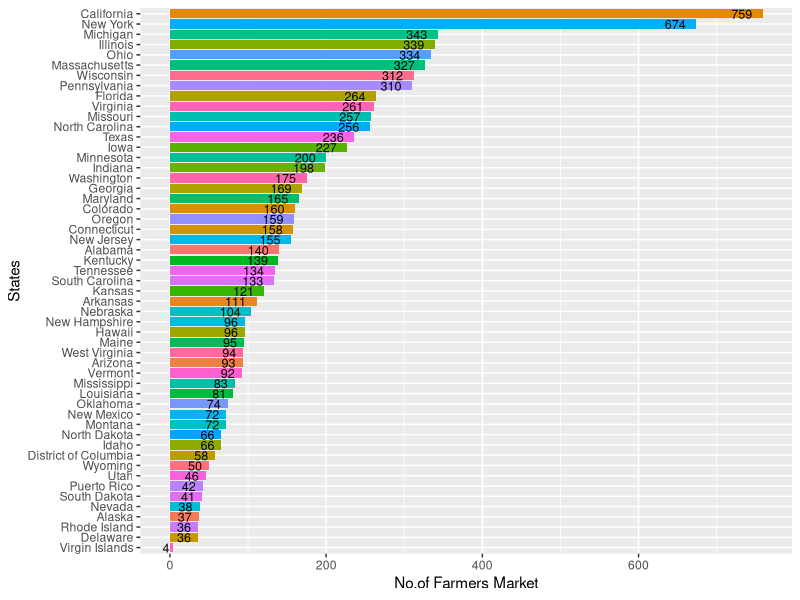
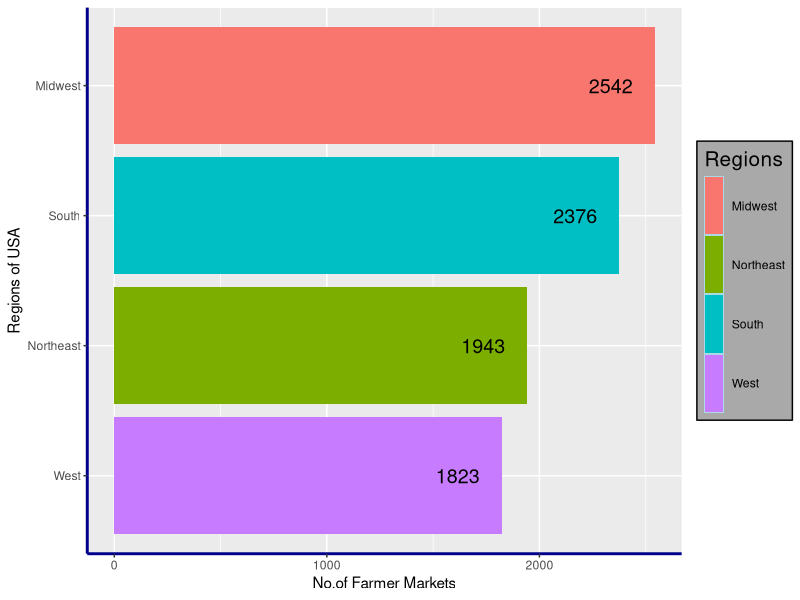
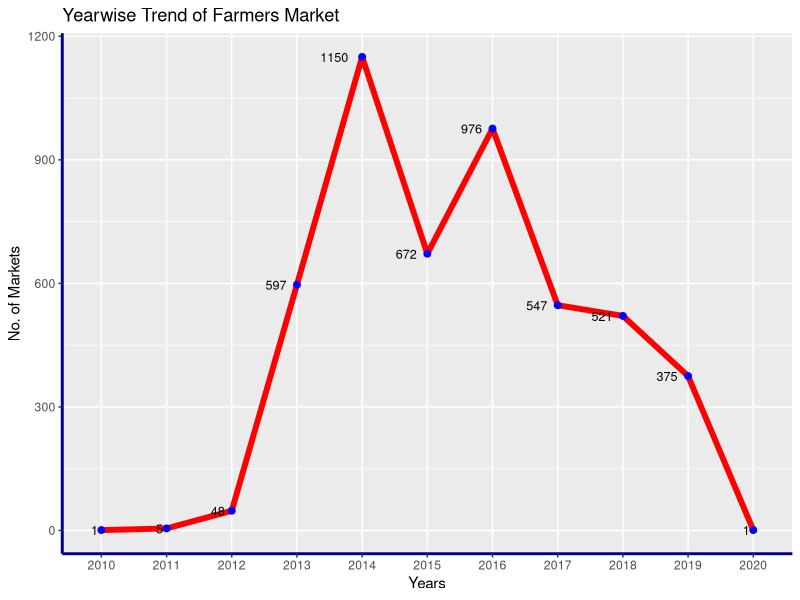
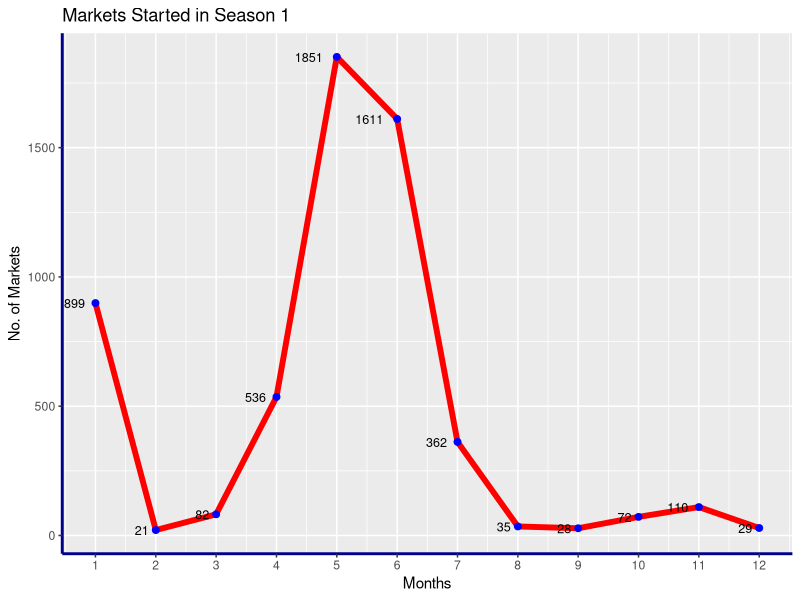
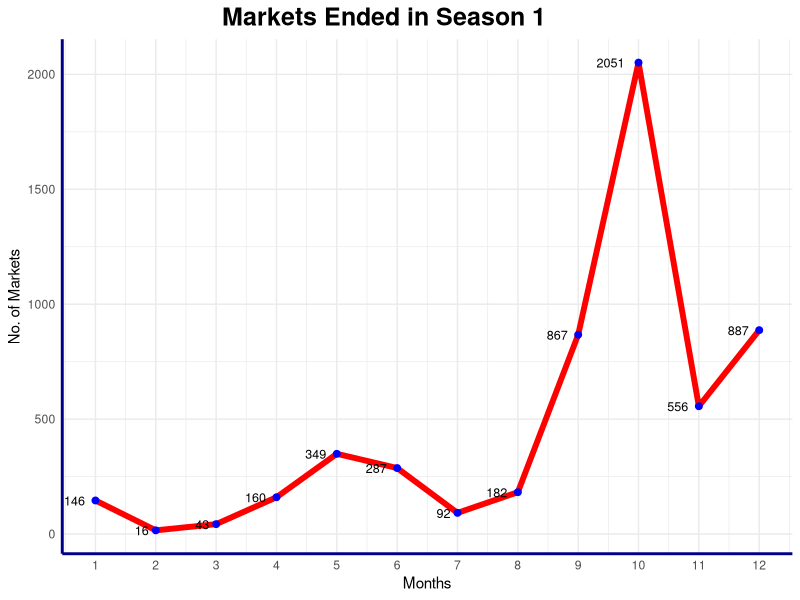
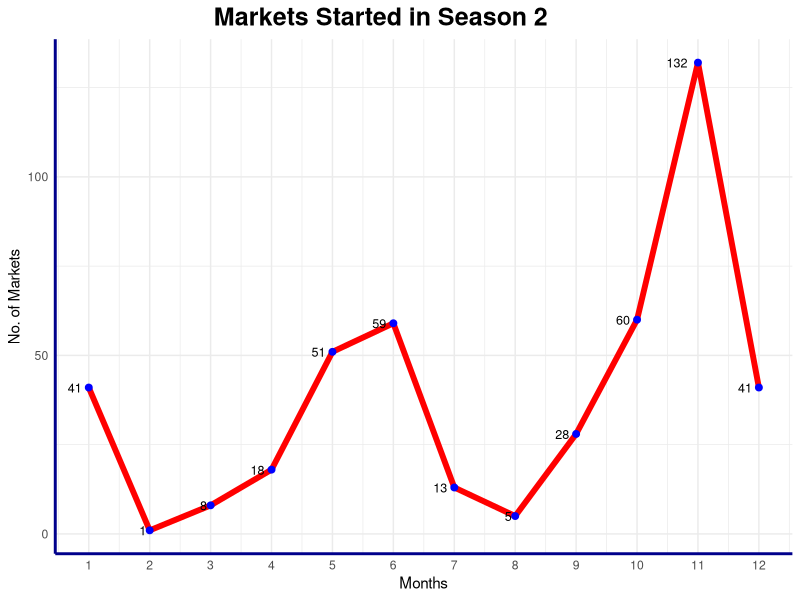
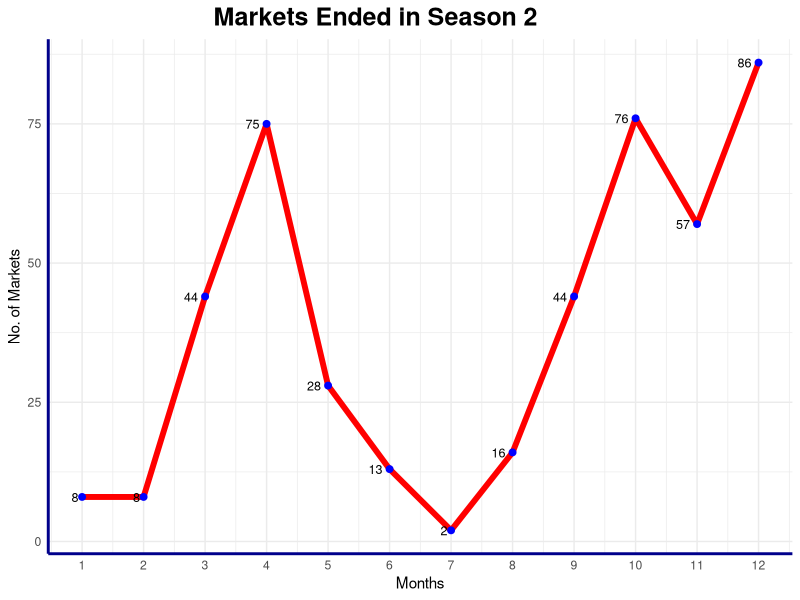
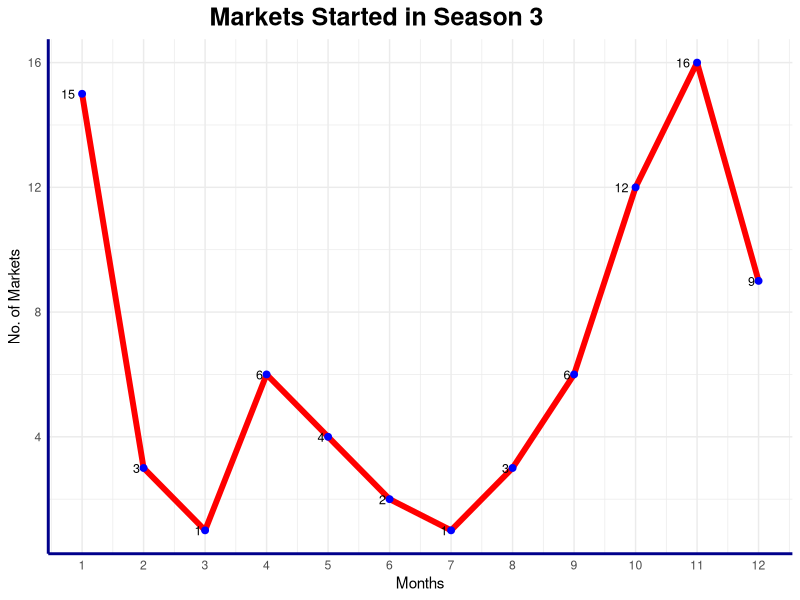

These charts were generated, in order, by the following R code: (Note: this script raises an error after producing the figures.)
library(dplyr)
library(ggplot2)
library(tidyr)
library(reshape)
#Read the Dataset
FMI<-read.csv("farmers_market_info.csv")#omitting NAs in the dataset
FMI[FMI==""]<-NA
FMI[FMI=="-"]<-NA

#1
#How many farmers markets are in each states?
#States Counts
State<-data.frame(table(FMI$State))
#Barplot 
ggplot(State,aes(x =reorder(Var1,Freq) ,y=Freq,fill=Var1))+
  geom_bar(stat = "identity") + 
  theme(legend.position = 'right')+
  coord_flip()+
  labs(x="States",y="No.of Farmers Market")+ theme(legend.position='none')+
  geom_text(aes(label=Freq),hjust = 1.5, size=3.2)

#How many farmers markets are there in each region?
#Region wise distribution of farmers Market
FMI_Regions<-FMI %>% select(FMID,MarketName,State,city) 
Regions<-read.csv("Regions.csv")
names(Regions)[1]<-"State"
FMI_Regions<-merge(x=FMI_Regions,y=Regions,by='State')

#Bar plot
FMI_Regions<- FMI_Regions %>% group_by(Region) %>% tally()
ggplot(FMI_Regions,aes(x=reorder(Region,n),y=n,fill=Region))+
  geom_bar(stat="identity")+
  labs(x="Regions of USA",y="No.of Farmer Markets",fill="Regions")+
  coord_flip()+theme(legend.title = element_text(color = "black", size = 15),
                    legend.text = element_text(color = "black"),
                    legend.background = element_rect(color="black",fill = "darkgray"),
                    legend.key = element_rect(fill = "lightblue", color = NA),
                    legend.key.size = unit(1.5, "cm"),
                    legend.key.width = unit(0.5,"cm"),
                    axis.line = element_line(colour = "darkblue",size = 1, linetype = "solid"))+
                    geom_text(aes(label=n),hjust = 1.5, size=5)
                    
#2
#Give time based insights (trends) that show the evolution of farmers market.

FMI2<-FMI %>% select(Season1Date,Season2Date,Season3Date,Season4Date)
FMI2[c('Season1_Start','Season1_End')] <- colsplit(FMI2$Season1Date,' to ',c('a','b'))
FMI2[c('Season2_Start','Season2_End')] <- colsplit(FMI2$Season2Date,' to ',c('a','b'))
FMI2[c('Season3_Start','Season3_End')] <- colsplit(FMI2$Season3Date,' to ',c('a','b'))
FMI2[c('Season4_Start','Season4_End')] <- colsplit(FMI2$Season4Date,' to ',c('a','b'))
FMI_S1<-FMI2[,c(5,6)]
FMI_S2<-FMI2[,c(7,8)]
FMI_S3<-FMI2[,c(9,10)]
FMI_S4<-FMI2[,c(11,12)]

typeof(FMI_S1$Season1_Start)
FMI_S1$Season1_Start<-as.character(FMI_S1$Season1_Start)
typeof(FMI_S1$Season1_End)
FMI_S1$Season1_End<-as.character(FMI_S1$Season1_End)

sum(is.na(FMI_S1))

FMI_S1[which(FMI_S1$Season1_Start=="January"),]<-"01"
FMI_S1[which(FMI_S1$Season1_Start=="February"),]<-"02"
FMI_S1[which(FMI_S1$Season1_Start=="March"),]<-"03"
FMI_S1[which(FMI_S1$Season1_Start=="April"),]<-"04"
FMI_S1[which(FMI_S1$Season1_Start=="May"),]<-"05"
FMI_S1[which(FMI_S1$Season1_Start=="June"),]<-"06"
FMI_S1[which(FMI_S1$Season1_Start=="July"),]<-"07"
FMI_S1[which(FMI_S1$Season1_Start=="August"),]<-"08"
FMI_S1[which(FMI_S1$Season1_Start=="September"),]<-"09"
FMI_S1[which(FMI_S1$Season1_Start=="October"),]<-"10"
FMI_S1[which(FMI_S1$Season1_Start=="November"),]<-"11"
FMI_S1[which(FMI_S1$Season1_Start=="December"),]<-"12"

FMI_S1[which(FMI_S1$Season1_End=="January"),]<-"01"
FMI_S1[which(FMI_S1$Season1_End=="February"),]<-"02"
FMI_S1[which(FMI_S1$Season1_End=="March"),]<-"03"
FMI_S1[which(FMI_S1$Season1_End=="April"),]<-"04"
FMI_S1[which(FMI_S1$Season1_End=="May"),]<-"05"
FMI_S1[which(FMI_S1$Season1_End=="June"),]<-"06"
FMI_S1[which(FMI_S1$Season1_End=="July"),]<-"07"
FMI_S1[which(FMI_S1$Season1_End=="August"),]<-"08"
FMI_S1[which(FMI_S1$Season1_End=="September"),]<-"09"
FMI_S1[which(FMI_S1$Season1_End=="October"),]<-"10"
FMI_S1[which(FMI_S1$Season1_End=="November"),]<-"11"
FMI_S1[which(FMI_S1$Season1_End=="December"),]<-"12"

FMI_S1[FMI_S1==""]<-NA
FMI_S1<-na.omit(FMI_S1)

FMI_S1$Season1_Start_year<-substr(FMI_S1$Season1_Start,7,10)
FMI_S1$Season1_End_year<-substr(FMI_S1$Season1_End,7,10)
FMI_S1$Season1_Start<-substr(FMI_S1$Season1_Start,1,2)
FMI_S1$Season1_End<-substr(FMI_S1$Season1_End,1,2)
FMI_S1$Season1_Start<-as.factor(FMI_S1$Season1_Start)

FMI_S1y<-data.frame(table(FMI_S1$Season1_Start_year))
FMI_S1y<-FMI_S1y[9:19,]
FMI_S<-data.frame(table(FMI_S1$Season1_Start))
FMI_SE<-data.frame(table(FMI_S1$Season1_End))
FMI_S<-FMI_S[1:12,c(1,2)]
FMI_SE<-FMI_SE[1:12,c(1,2)]

#Showing trend of Yearwise Farmers Market
ggplot(FMI_S1y,aes(x=Var1,y=Freq,group=1))+
  geom_line(color="red",size=2)+geom_point(color="blue",size=2)+
  ggtitle("Yearwise Trend of Farmers Market")+
  labs(x="Years",y="No. of Markets")+
  theme(axis.line = element_line(color = "darkblue",size = 1, linetype = "solid"))+
  geom_text(aes(label=Freq),hjust = 1.5, size=3.2)
 
#Showing the trend of starting of season months.
ggplot(FMI_S,aes(x=as.numeric(Var1),y=Freq))+
  geom_line(color="red",size=2)+geom_point(color="blue",size=2)+
  scale_x_continuous(breaks=c(1,2,3,4,5,6,7,8,9,10,11,12))+
  ggtitle("Markets Started in Season 1 ")+
  labs(x="Months",y="No. of Markets")+
  theme(axis.line = element_line(color = "darkblue",size = 1, linetype = "solid"))+
  geom_text(aes(label=Freq),hjust = 1.5, size=3.2)

#Showing the trend of ending of season months.
ggplot(FMI_SE,aes(x=as.numeric(Var1),y=Freq))+geom_line(color="red",size=2)+geom_point(color="blue",size=2)+
scale_x_continuous(breaks=c(1,2,3,4,5,6,7,8,9,10,11,12))+
  ggtitle("Markets Ended in Season 1 ")+theme_minimal()  +
  labs(x="Months",y="No. of Markets")+ 
  geom_text(aes(label=Freq),hjust = 1.5, size=3.2)+
  theme(plot.title=element_text(size=18, face="bold",color="black",lineheight=1.2, hjust = 0.4),axis.line = element_line(colour = "darkblue",size = 1, linetype = "solid"))

#2-2
typeof(FMI_S2$Season2_Start)
FMI_S2$Season2_Start<-as.character(FMI_S2$Season2_Start)
typeof(FMI_S2$Season2_End)
FMI_S2$Season2_End<-as.character(FMI_S2$Season2_End)

sum(is.na(FMI_S2))
FMI_S2[which(FMI_S2$Season2_Start=="January"),]<-"01"
FMI_S2[which(FMI_S2$Season2_Start=="February"),]<-"02"
FMI_S2[which(FMI_S2$Season2_Start=="March"),]<-"03"
FMI_S2[which(FMI_S2$Season2_Start=="April"),]<-"04"
FMI_S2[which(FMI_S2$Season2_Start=="May"),]<-"05"
FMI_S2[which(FMI_S2$Season2_Start=="June"),]<-"06"
FMI_S2[which(FMI_S2$Season2_Start=="July"),]<-"07"
FMI_S2[which(FMI_S2$Season2_Start=="August"),]<-"08"
FMI_S2[which(FMI_S2$Season2_Start=="September"),]<-"09"
FMI_S2[which(FMI_S2$Season2_Start=="October"),]<-"10"
FMI_S2[which(FMI_S2$Season2_Start=="November"),]<-"11"
FMI_S2[which(FMI_S2$Season2_Start=="December"),]<-"12"

FMI_S2[which(FMI_S2$Season2_End=="January"),]<-"01"
FMI_S2[which(FMI_S2$Season2_End=="February"),]<-"02"
FMI_S2[which(FMI_S2$Season2_End=="March"),]<-"03"
FMI_S2[which(FMI_S2$Season2_End=="April"),]<-"04"
FMI_S2[which(FMI_S2$Season2_End=="May"),]<-"05"
FMI_S2[which(FMI_S2$Season2_End=="June"),]<-"06"
FMI_S2[which(FMI_S2$Season2_End=="July"),]<-"07"
FMI_S2[which(FMI_S2$Season2_End=="August"),]<-"08"
FMI_S2[which(FMI_S2$Season2_End=="September"),]<-"09"
FMI_S2[which(FMI_S2$Season2_End=="October"),]<-"10"
FMI_S2[which(FMI_S2$Season2_End=="November"),]<-"11"
FMI_S2[which(FMI_S2$Season2_End=="December"),]<-"12"

FMI_S2[FMI_S2==""]<-NA
FMI_S2<-na.omit(FMI_S2)

FMI_S2$Season2_Start<-substr(FMI_S2$Season2_Start,1,2)
FMI_S2$Season2_End<-substr(FMI_S2$Season2_End,1,2)
FMI_S2$Season2_Start<-as.factor(FMI_S2$Season2_Start)
FMI_SS<-data.frame(table(FMI_S2$Season2_Start))
FMI_SSE<-data.frame(table(FMI_S2$Season2_End))
FMI_SS<-FMI_SS[1:12,c(1,2)]
FMI_SSE<-FMI_SSE[1:12,c(1,2)]
#Showing the trend of starting of season months.
ggplot(FMI_SS,aes(x=as.numeric(Var1),y=Freq))+geom_line(color="red",size=2)+geom_point(color="blue",size=2)+
  scale_x_continuous(breaks=c(1,2,3,4,5,6,7,8,9,10,11,12))+
  ggtitle("Markets Started in Season 2 ")+theme_minimal()  +
  labs(x="Months",y="No. of Markets")+  geom_text(aes(label=Freq),hjust = 1.5, size=3.2)+
  theme(plot.title=element_text(size=18, face="bold",color="black",lineheight=1.2, hjust = 0.4),axis.line = element_line(colour = "darkblue",size = 1, linetype = "solid"))

#Showing the trend of ending of season months.
ggplot(FMI_SSE,aes(x=as.numeric(Var1),y=Freq))+geom_line(color="red",size=2)+geom_point(color="blue",size=2)+
  scale_x_continuous(breaks=c(1,2,3,4,5,6,7,8,9,10,11,12))+
  ggtitle("Markets Ended in Season 2 ")+theme_minimal()  +
  labs(x="Months",y="No. of Markets")+  geom_text(aes(label=Freq),hjust = 1.5, size=3.2)+
  theme(plot.title=element_text(size=18, face="bold",color="black",lineheight=1.2, hjust = 0.4),axis.line = element_line(colour = "darkblue",size = 1, linetype = "solid"))


#2-3
typeof(FMI_S3$Season3_Start)
FMI_S3$Season3_Start<-as.character(FMI_S3$Season3_Start)
typeof(FMI_S3$Season3_End)
FMI_S3$Season3_End<-as.character(FMI_S3$Season3_End)

sum(is.na(FMI_S3))
FMI_S3[which(FMI_S3$Season3_Start=="January"),]<-"01"
FMI_S3[which(FMI_S3$Season3_Start=="February"),]<-"02"
FMI_S3[which(FMI_S3$Season3_Start=="March"),]<-"03"
FMI_S3[which(FMI_S3$Season3_Start=="April"),]<-"04"
FMI_S3[which(FMI_S3$Season3_Start=="May"),]<-"05"
FMI_S3[which(FMI_S3$Season3_Start=="June"),]<-"06"
FMI_S3[which(FMI_S3$Season3_Start=="July"),]<-"07"
FMI_S3[which(FMI_S3$Season3_Start=="August"),]<-"08"
FMI_S3[which(FMI_S3$Season3_Start=="September"),]<-"09"
FMI_S3[which(FMI_S3$Season3_Start=="October"),]<-"10"
FMI_S3[which(FMI_S3$Season3_Start=="November"),]<-"11"
FMI_S3[which(FMI_S3$Season3_Start=="December"),]<-"12"

FMI_S3[which(FMI_S3$Season3_End=="January"),]<-"01"
FMI_S3[which(FMI_S3$Season3_End=="February"),]<-"02"
FMI_S3[which(FMI_S3$Season3_End=="March"),]<-"03"
FMI_S3[which(FMI_S3$Season3_End=="April"),]<-"04"
FMI_S3[which(FMI_S3$Season3_End=="May"),]<-"05"
FMI_S3[which(FMI_S3$Season3_End=="June"),]<-"06"
FMI_S3[which(FMI_S3$Season3_End=="July"),]<-"07"
FMI_S3[which(FMI_S3$Season3_End=="August"),]<-"08"
FMI_S3[which(FMI_S3$Season3_End=="September"),]<-"09"
FMI_S3[which(FMI_S3$Season3_End=="October"),]<-"10"
FMI_S3[which(FMI_S3$Season3_End=="November"),]<-"11"
FMI_S3[which(FMI_S3$Season3_End=="December"),]<-"12"

FMI_S3[FMI_S3==""]<-NA
FMI_S3<-na.omit(FMI_S3)

FMI_S3$Season3_Start<-substr(FMI_S3$Season3_Start,1,2)
FMI_S3$Season3_End<-substr(FMI_S3$Season3_End,1,2)
FMI_S3$Season3_Start<-as.factor(FMI_S3$Season3_Start)
FMI_SSS<-data.frame(table(FMI_S3$Season3_Start))
FMI_SSSE<-data.frame(table(FMI_S3$Season3_End))
FMI_SSS<-FMI_SSS[1:12,c(1,2)]
FMI_SSSE<-data.frame(table(FMI_S3$Season3_End))
#Showing the trend of starting of season months.
ggplot(FMI_SSS,aes(x=as.numeric(Var1),y=Freq))+geom_line(color="red",size=2)+geom_point(color="blue",size=2)+
  scale_x_continuous(breaks=c(1,2,3,4,5,6,7,8,9,10,11,12))+
  ggtitle("Markets Started in Season 3 ")+theme_minimal()  +
  labs(x="Months",y="No. of Markets")+  geom_text(aes(label=Freq),hjust = 1.5, size=3.2)+
  theme(plot.title=element_text(size=18, face="bold",color="black",lineheight=1.2, hjust = 0.4),axis.line = element_line(colour = "darkblue",size = 1, linetype = "solid"))

#Showing the trend of ending of season months.
ggplot(FMI_SSSE,aes(x=as.numeric(Var1),y=Freq))+geom_line(color="red",size=2)+geom_point(color="blue",size=2)+
  scale_x_continuous(breaks=c(1,2,3,4,5,6,7,8,9,10,11,12))+
  ggtitle("Markets Ended in Season 3 ")+theme_minimal()  +
  labs(x="Months",y="No. of Markets")+  geom_text(aes(label=Freq),hjust = 1.5, size=3.2)+
  theme(plot.title=element_text(size=18, face="bold",color="black",lineheight=1.2, hjust = 0.4),axis.line = element_line(colour = "darkblue",size = 1, linetype = "solid"))

#2-4
typeof(FMI_S4$Season4_Start)
FMI_S4$Season4_Start<-as.character(FMI_S4$Season4_Start)
typeof(FMI_S4$Season4_End)
FMI_S4$Season4_End<-as.character(FMI_S4$Season4_End)

sum(is.na(FMI_S4))
FMI_S4[which(FMI_S4$Season4_Start=="January"),]<-"01"
FMI_S4[which(FMI_S4$Season4_Start=="February"),]<-"02"
FMI_S4[which(FMI_S4$Season4_Start=="March"),]<-"03"
FMI_S4[which(FMI_S4$Season4_Start=="April"),]<-"04"
FMI_S4[which(FMI_S4$Season4_Start=="May"),]<-"05"
FMI_S4[which(FMI_S4$Season4_Start=="June"),]<-"06"
FMI_S4[which(FMI_S4$Season4_Start=="July"),]<-"07"
FMI_S4[which(FMI_S4$Season4_Start=="August"),]<-"08"
FMI_S4[which(FMI_S4$Season4_Start=="September"),]<-"09"
FMI_S4[which(FMI_S4$Season4_Start=="October"),]<-"10"
FMI_S4[which(FMI_S4$Season4_Start=="November"),]<-"11"
FMI_S4[which(FMI_S4$Season4_Start=="December"),]<-"12"

FMI_S4[which(FMI_S4$Season4_End=="January"),]<-"01"
FMI_S4[which(FMI_S4$Season4_End=="February"),]<-"02"
FMI_S4[which(FMI_S4$Season4_End=="March"),]<-"03"
FMI_S4[which(FMI_S4$Season4_End=="April"),]<-"04"
FMI_S4[which(FMI_S4$Season4_End=="May"),]<-"05"
FMI_S4[which(FMI_S4$Season4_End=="June"),]<-"06"
FMI_S4[which(FMI_S4$Season4_End=="July"),]<-"07"
FMI_S4[which(FMI_S4$Season4_End=="August"),]<-"08"
FMI_S4[which(FMI_S4$Season4_End=="September"),]<-"09"
FMI_S4[which(FMI_S4$Season4_End=="October"),]<-"10"
FMI_S4[which(FMI_S4$Season4_End=="November"),]<-"11"
FMI_S4[which(FMI_S4$Season4_End=="December"),]<-"12"

FMI_S4[FMI_S4==""]<-NA
FMI_S4<-na.omit(FMI_S4)

FMI_S4$Season4_Start<-substr(FMI_S4$Season4_Start,1,2)
FMI_S4$Season4_End<-substr(FMI_S4$Season4_End,1,2)
FMI_S4$Season4_Start<-as.factor(FMI_S4$Season4_Start)
FMI_SSSS<-data.frame(table(FMI_S4$Season4_Start))
FMI_SSSSE<-data.frame(table(FMI_S4$Season4_End))
FMI_SSSS<-FMI_SSSS[1:12,c(1,2)]
FMI_SSSSE<-FMI_SSSSE[1:12,c(1,2)]
#Showing the trend of starting of season months.
ggplot(FMI_SSSS,aes(x=as.numeric(Var1),y=Freq))+geom_line(color="red",size=2)+geom_point(color="blue",size=2)+
  scale_x_continuous(breaks=c(1,2,3,4,5,6,7,8,9,10,11,12))+
  ggtitle("Markets Started in Season 4 ")+theme_minimal()  +
  labs(x="Months",y="No. of Markets")+  geom_text(aes(label=Freq),hjust = 1.5, size=3.2)+
  theme(plot.title=element_text(size=18, face="bold",color="black",lineheight=1.2, hjust = 0.4),axis.line = element_line(colour = "darkblue",size = 1, linetype = "solid"))

#Showing the trend of ending of season months.
ggplot(FMI_SSSSE,aes(x=as.numeric(Var1),y=Freq))+geom_line(color="red",size=2)+geom_point(color="blue",size=2)+
  scale_x_continuous(breaks=c(1,2,3,4,5,6,7,8,9,10,11,12))+
  ggtitle("Markets Ended in Season 4 ")+theme_minimal()  +
  labs(x="Months",y="No. of Markets")+  geom_text(aes(label=Freq),hjust = 1.5, size=3.2)+
  theme(plot.title=element_text(size=18, face="bold",color="black",lineheight=1.2, hjust = 0.4),axis.line = element_line(colour = "darkblue",size = 1, linetype = "solid"))

#3
#How does the count vary for each product type?
FMI3<-FMI[,c(29:59)]
FMI3<-na.omit(FMI3)
#How does the count vary for each product type?
#Organic
Organic<-data.frame(table(FMI3$Organic))
names(Organic)[2]<-"Organic"

#Backedgoods
Backedgoods<-data.frame(table(FMI3$Bakedgoods))
names(Backedgoods)[2]<-"Backedgoods"

#Cheese
Cheese<-data.frame(table(FMI3$Cheese))
names(Cheese)[2]<-"Cheese"

#Craftes
Crafts<-data.frame(table(FMI3$Crafts))
names(Crafts)[2]<-"Crafts"

#Flowers
Flowers<-data.frame(table(FMI3$Flowers))
names(Flowers)[2]<-"Flowers"

#Eggs
Eggs<-data.frame(table(FMI3$Eggs))
names(Eggs)[2]<-"Eggs"

#Seafood
Seafood<-data.frame(table(FMI3$Seafood))
names(Seafood)[2]<-"Seafood"

#Herbs
Herbs<-data.frame(table(FMI3$Herbs))
names(Herbs)[2]<-"Herbs"

#Vegetables
Vegetables<-data.frame(table(FMI3$Vegetables))
names(Vegetables)[2]<-"Vegetables"

#Honey
Honey<-data.frame(table(FMI3$Honey))
names(Honey)[2]<-"Honey"

#Jams
Jams<-data.frame(table(FMI3$Jams))
names(Jams)[2]<-"Jams"

#Maple
Maple<-data.frame(table(FMI3$Maple))
names(Maple)[2]<-"Maple"

#Meat
Meat<-data.frame(table(FMI3$Meat))
names(Meat)[2]<-"Meat"

#Nursery
Nursery<-data.frame(table(FMI3$Nursery))
names(Nursery)[2]<-"Nursery"

#Nuts
Nuts<-data.frame(table(FMI3$Nuts))
names(Nuts)[2]<-"Nuts"

#Plants
Plants<-data.frame(table(FMI3$Plants))
names(Plants)[2]<-"Plants"

#Poultry
Poultry<-data.frame(table(FMI3$Poultry))
names(Poultry)[2]<-"Poultry"

#Prepared
Prepared<-data.frame(table(FMI3$Prepared))
names(Prepared)[2]<-"Prepared"

#Soap
Soap<-data.frame(table(FMI3$Soap))
names(Soap)[2]<-"Soap"

#Trees
Trees<-data.frame(table(FMI3$Trees))
names(Trees)[2]<-"Trees"

#Wine
Wine<-data.frame(table(FMI3$Wine))
names(Wine)[2]<-"Wine"

#Coffee
Coffee<-data.frame(table(FMI3$Coffee))
names(Coffee)[2]<-"Coffee"

#Fruits
Fruits<-data.frame(table(FMI3$Fruits))
names(Fruits)[2]<-"Fruits"

#Grains
Grains<-data.frame(table(FMI3$Grains))
names(Grains)[2]<-"Grains"

#Juices
Juices<-data.frame(table(FMI3$Juices))
names(Juices)[2]<-"Juices"

MyMerge <- function(x, y){
  df <- merge(x, y, by= "Var1")
  return(df)
}
new <- data.frame(Reduce(MyMerge, list(Organic,Backedgoods,Cheese,Crafts,Flowers,Eggs,Seafood,Herbs,Vegetables,Honey,Jams,Maple,Meat,Nursery,Nuts,Plants,Poultry,Prepared,Soap,Trees,Wine,Coffee,Fruits,Grains,Juices)))
new<-data.frame(t(new))
new<-tibble::rownames_to_column(new,"Products")
new= new[-1, ]
colnames(new)[2]<-"No"
colnames(new)[3]<-"Yes"
new<-as.data.frame(new)
new$Yes=as.numeric(levels(new$Yes))[new$Yes]
new$No=as.numeric(levels(new$No))[new$No]
p1<-ggplot(new,aes(x=Products,y=Yes,fill=Products))+geom_bar(stat="identity")+coord_flip()+
  labs(x="Products",y="No. of Yes")+theme(legend.position='none')+
  geom_text(aes(label=Yes),hjust = 1.5, size=3.2)

p2<-ggplot(new,aes(x=Products,y=No,fill=Products))+geom_bar(stat="identity")+coord_flip()+
  labs(x="Products",y="No. of No")+theme(legend.position='none')+
  geom_text(aes(label=No),hjust = 1.5, size=3.2)

grid.arrange(p1,p2,ncol=2)

#4

FMI4<-FMI[,c(11,24:28)]
credit<-data.frame(table(FMI4$Credit))
names(credit)[2]<-"Credit"
wic<-data.frame(table(FMI4$WIC))
names(wic)[2]<-"WIC"
wiccash<-data.frame(table(FMI4$WICcash))
names(wiccash)[2]<-"wiccash"
SFMNP<-data.frame(table(FMI4$SFMNP))
names(SFMNP)[2]<-"SFMNP"
SNAP<-data.frame(table(FMI4$SNAP))
names(SNAP)[2]<-"SNAP"

new1 <- data.frame(Reduce(MyMerge,list(credit,wic,wiccash,SFMNP,SNAP)))
new1<-data.frame(t(new1))
new1 <- data.frame(Type = row.names(new1), new1)
new1<-new1[-1,]
colnames(new1)[2]<-"N"
colnames(new1)[3]<-"Y"
new1$Type<-as.factor(new1$Type)
new1$Y=as.numeric(levels(new1$Y))[new1$Y]
new1$N=as.numeric(levels(new1$N))[new1$N]
p1<-ggplot(new1,aes(x=Type,y=Y,fill=Type))+geom_bar(stat="identity")+theme_classic()+
  coord_flip()+
  labs(x="Payment Methods",y="Number of Farmers Market")+ggtitle("Payment Types in Midwest")+
  geom_text(aes(label=Y),hjust = 1.5, size=3.2)+
  theme(legend.title = element_text(color = "black", size = 15),
        legend.text = element_text(color = "black"),
        legend.background = element_rect(color="black",fill = "darkgray"),
        legend.key = element_rect(fill = "lightblue", color = NA),
        legend.key.size = unit(1, "cm"),
        legend.key.width = unit(0.5,"cm"),
        axis.line = element_line(colour = "darkblue",size = 1, linetype = "solid"))


p2<-ggplot(new1, aes(x=Type, y = N, fill = Type)) + geom_bar(stat = "identity")+ theme_classic()+
  ylab("Number of Farmers Markets")+ggtitle("Not allowed Payment Types in Midwest")+coord_flip()+
  geom_text(aes(label=N),hjust = 1.5, size=3.2)+
  theme(legend.title = element_text(color = "black", size = 15),
        legend.text = element_text(color = "black"),
        legend.background = element_rect(color="black",fill = "darkgray"),
        legend.key = element_rect(fill = "lightblue", color = NA),
        legend.key.size = unit(1, "cm"),
        legend.key.width = unit(0.5,"cm"),
        axis.line = element_line(colour = "darkblue",size = 1, linetype = "solid"))


grid.arrange(p1,p2,ncol=2)

#5
# Which payment mode is most offered in northwest part of the country?
FMI_Regions<-FMI %>% select(FMID,MarketName,State,city,Credit,WIC,WICcash,SFMNP,SNAP) 
FMI_Regions<-merge(x=FMI_Regions,y=Regions,by='State')
a<-subset(FMI_Regions,Region=="Midwest")
Credit<-as.data.frame(table(a$Credit))
names(Credit)[2]<-"Credit"

Wic<-as.data.frame(table(a$WIC))
names(Wic)[2]<-"WIC"

Wiccash<-as.data.frame(table(a$WICcash))
names(Wiccash)[2]<-"Wiccash"

SFMNP<-as.data.frame(table(a$SFMNP))
names(SFMNP)[2]<-"SFMNP"

SNAP<-as.data.frame(table(a$SNAP))
names(SNAP)[2]<-"SNAP"

b <- data.frame(Reduce(MyMerge,list(Credit,Wic,Wiccash,SFMNP,SNAP)))
b<-data.frame(t(b))
b <- data.frame(Type = row.names(b), b)
b<-b[-1,]
colnames(b)[2]<-"N"
colnames(b)[3]<-"Y"
b$Y=as.numeric(levels(b$Y))[b$Y]
b$N=as.numeric(levels(b$N))[b$N]
p1<-ggplot(b,aes(x=Type,y=Y,fill=Type))+geom_bar(stat="identity")+theme_classic()+coord_flip()+
  labs(x="Payment Methods",y="Number of Farmers Market")+ggtitle("Payment Types in Midwest")+
  geom_text(aes(label=Y),hjust = 1.5, size=3.2)+
  theme(legend.title = element_text(color = "black", size = 15),
        legend.text = element_text(color = "black"),
        legend.background = element_rect(color="black",fill = "darkgray"),
        legend.key = element_rect(fill = "lightblue", color = NA),
        legend.key.size = unit(1, "cm"),
        legend.key.width = unit(0.5,"cm"),
        axis.line = element_line(colour = "darkblue",size = 1, linetype = "solid"))


p2<-ggplot(b,aes(x=Type,y=N,fill=Type))+geom_bar(stat="identity")+theme_classic()+coord_flip()+
  labs(x="Payment Methods",y="Number of Farmers Market")+ggtitle("Not allowed Payment Types in Midwest")+
  geom_text(aes(label=N),hjust = 1.5, size=3.2)+
  theme(legend.title = element_text(color = "black", size = 15),
        legend.text = element_text(color = "black"),
        legend.background = element_rect(color="black",fill = "darkgray"),
        legend.key = element_rect(fill = "lightblue", color = NA),
        legend.key.size = unit(1, "cm"),
        legend.key.width = unit(0.5,"cm"),
        axis.line = element_line(colour = "darkblue",size = 1, linetype = "solid"))


grid.arrange(p1,p2,ncol=2)
